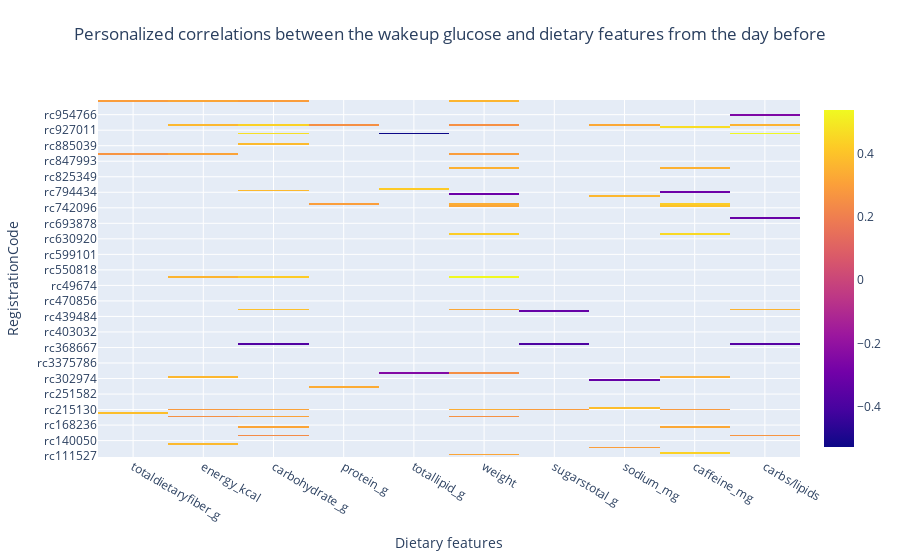

Here is the notebook cell this chart was saved with:
### Code cell
plot_corr_heatmap(corr_table_total)

### Figure 1 — Plotly figure (JSON) as saved in the notebook; plotly's stock layout.template omitted (floating-point values rounded to 4 significant figures; data arrays with more than 128 entries replaced by an {"elided": "..."} marker saying what was removed)
{"data": [{"hoverongaps": false, "type": "heatmap", "x": ["totaldietaryfiber_g", "energy_kcal", "carbohydrate_g", "protein_g", "totallipid_g", "weight", "sugarstotal_g", "sodium_mg", "caffeine_mg", "carbs/lipids"], "y": {"elided": "207 str values"}, "z": {"elided": "207x10 float values"}}], "layout": {"title": {"text": "Personalized correlations between the wakeup glucose and dietary features from the day before", "x": 0.5, "xanchor": "center", "y": 0.95, "yanchor": "top"}, "xaxis": {"title": {"text": "Dietary features"}}, "yaxis": {"title": {"text": "RegistrationCode"}}}}
